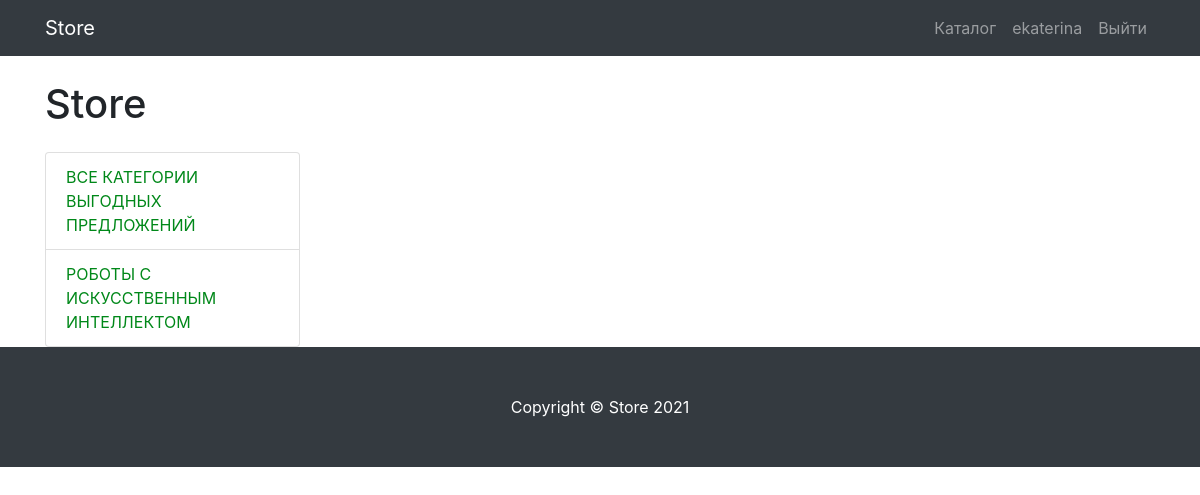
/profitable_proposition/1 (signed in), run on the app's committed database.
### users/models.py (models this page shows)
class User(AbstractUser):
    image = models.ImageField(upload_to='images_of_users_of_devices_shop', blank=True)

### products/models.py (models this page shows, shortened)
class ProfitablePropositionCategory(models.Model):
    name = models.CharField(max_length=150, unique=True, verbose_name="Категория устройства")
    description = models.TextField(blank=True, verbose_name="Описание категории устройста")
    time = models.DateTimeField(auto_now_add=True, verbose_name="Дата создания категории")
    class Meta:
        verbose_name = "Категория устройства Выгодных Предложений"
        verbose_name_plural = "Категории устройств Выгодных Предложений"
        ordering = ['-time']

### products/views.py (the view)
# urls.py: path('profitable_proposition/', views.profitable_proposition, name='profitable_proposition'),
def profitable_proposition(request, profitable_proposition_category_id=None):
    context = {
        'title': 'Shop device - Выгодное предложение',
        'profitable_proposition_categories': ProfitablePropositionCategory.objects.all(),
    }
    if profitable_proposition_category_id:
        profitable_proposition = ProfitableProposition.objects.filter(category_id=profitable_proposition_category_id)
    else:
        profitable_proposition = ProfitableProposition.objects.all()
    paginator = Paginator(profitable_proposition, 5)  # Show 3 contacts per page.
    page_number = request.GET.get('page')
    page_obj = paginator.get_page(page_number)
    context.update({'profitable_proposition': page_obj})
    return render(request, 'products/profitable_propositions.html', context)

### templates/products/profitable_propositions.html (shortened to what this page needs)
{% extends 'base.html' %}
{% load static %}
{% block css %}<link href="{% static 'css/products.css' %}" rel="stylesheet">{% endblock %}
{% block content %}
<div class="container">
    <div class="row">
        <div class="col-lg-3">
            <h1 class="my-4">Store</h1>
            <div class="list-group">
                <a href="{% url 'profitable_proposition' %}" class="list-group-item">Все категории выгодных предложений</a>
                {% for category in profitable_proposition_categories %}
                <a href="{% url 'profitable_proposition_category' category.id %}" class="list-group-item">{{ category.name }}</a>
                {% endfor %}
            </div>
        </div>
        <div class="col-lg-9">
        </div>
    </div>
</div>
<footer class="py-5 bg-dark">
    <div class="container">
        <p class="m-0 text-center text-white">Copyright &copy; Store 2021</p>
    </div>
</footer>
{% endblock %}

### templates/base.html (shortened to what this page needs)
{% load static %}
<!DOCTYPE html>
<html lang="en">
<head>
    <link href="{% static 'vendor/bootstrap/css/bootstrap.min.css' %}" rel="stylesheet">
    {% block css %}{% endblock %}
</head>
<body>
<nav class="navbar navbar-expand-lg navbar-dark bg-dark fixed-top">
    <div class="container">
        <a class="navbar-brand" href="{% url 'index' %}">Store</a>
        <div class="collapse navbar-collapse" id="navbarResponsive">
            <ul class="navbar-nav ml-auto">
                <li class="nav-item">
                    <a class="nav-link" href="{% url 'products' %}">Каталог  </a>
                </li>
                {% if user.is_authenticated %}
                <li class="nav-item">
                    <a class="nav-link" href="{% url 'profile' %}" >{{ user.username }}
                    </a>
                </li>
                <li class="nav-item">
                    <a class="nav-link" href="{% url 'logout' %}">Выйти </a>
                </li>
                {% else %}
                <li class="nav-item">
                    <a class="nav-link" href="{% url 'login' %}">Войти <i class="fas fa-sign-in-alt"></i></a>
                </li>
                {% endif %}
            </ul>
        </div>
    </div>
</nav>
{% block content %}
{% endblock %}
</body>
</html>

### products/static/css/products.css (style rules this page uses)
body { padding-top: 56px; }
a { color: #008819; }
.list-group-item { text-transform: uppercase; }

### data on the page
User: username "ekaterina"
ProfitablePropositionCategory: name "РОБОТЫ С ИСКУССТВЕННЫМ ИНТЕЛЛЕКТОМ"
